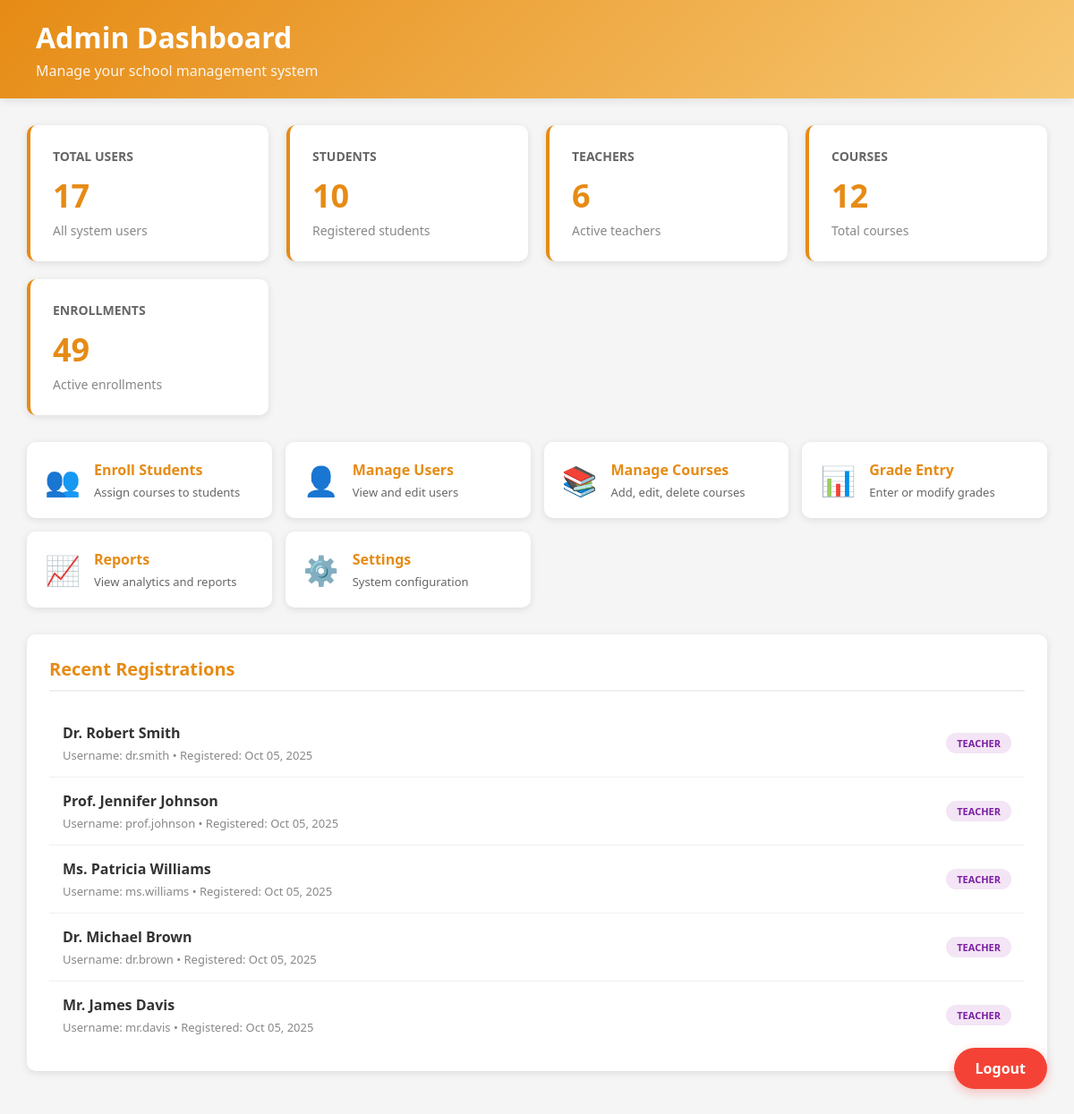
Page /admin_dashboard.php (signed in) on the committed database.
### tables this page shows
CREATE TABLE users (
  id INT AUTO_INCREMENT PRIMARY KEY,
  username VARCHAR(100) UNIQUE NOT NULL,
  password VARCHAR(255) NOT NULL,
  role ENUM('admin','teacher','student') NOT NULL,
  created_at TIMESTAMP DEFAULT CURRENT_TIMESTAMP
);

### admin_dashboard.php (the view, shortened to what this page needs)
<?php
$conn = getDBConnection();
$stats = [];
$stats['users'] = $conn->query("SELECT COUNT(*) as count FROM users")->fetch_assoc()['count'];
$stats['students'] = $conn->query("SELECT COUNT(*) as count FROM students")->fetch_assoc()['count'];
$stats['teachers'] = $conn->query("SELECT COUNT(*) as count FROM teachers")->fetch_assoc()['count'];
$stats['courses'] = $conn->query("SELECT COUNT(*) as count FROM courses")->fetch_assoc()['count'];
$stats['enrollments'] = $conn->query("SELECT COUNT(*) as count FROM enrollments")->fetch_assoc()['count'];
$stats['unenrolled'] = $conn->query("
    SELECT COUNT(*) as count FROM students s
    WHERE NOT EXISTS (SELECT 1 FROM enrollments e WHERE e.student_id = s.id)
")->fetch_assoc()['count'];
$recent_users = $conn->query("
    SELECT u.username, u.role, u.created_at,
           COALESCE(s.name, t.name) as name
    FROM users u
    LEFT JOIN students s ON u.id = s.user_id
    LEFT JOIN teachers t ON u.id = t.user_id
    ORDER BY u.created_at DESC
    LIMIT 5
")->fetch_all(MYSQLI_ASSOC);
?>
<!DOCTYPE html>
<html>
<head>
</head>
<body>
    <div class="header">
        <h1>Admin Dashboard</h1>
        <p>Manage your school management system</p>
    </div>
    <div class="container">
        <div class="stats-grid">
            <div class="stat-card">
                <h3>Total Users</h3>
                <div class="number"><?php echo $stats['users']; ?></div>
                <div class="label">All system users</div>
            </div>
            <div class="stat-card">
                <h3>Students</h3>
                <div class="number"><?php echo $stats['students']; ?></div>
                <div class="label">Registered students</div>
            </div>
            <div class="stat-card">
                <h3>Teachers</h3>
                <div class="number"><?php echo $stats['teachers']; ?></div>
                <div class="label">Active teachers</div>
            </div>
            <div class="stat-card">
                <h3>Courses</h3>
                <div class="number"><?php echo $stats['courses']; ?></div>
                <div class="label">Total courses</div>
            </div>
            <div class="stat-card">
                <h3>Enrollments</h3>
                <div class="number"><?php echo $stats['enrollments']; ?></div>
                <div class="label">Active enrollments</div>
            </div>
        </div>
        <div class="quick-actions">
            <a href="admin_enroll.php" class="action-btn">
                <div class="icon">👥</div>
                <div class="text">
                    <h4>Enroll Students</h4>
                    <p>Assign courses to students</p>
                </div>
            </a>
            <a href="admin_users.php" class="action-btn">
                <div class="icon">👤</div>
                <div class="text">
                    <h4>Manage Users</h4>
                    <p>View and edit users</p>
                </div>
            </a>
            <a href="admin_courses.php" class="action-btn">
                <div class="icon">📚</div>
                <div class="text">
                    <h4>Manage Courses</h4>
                    <p>Add, edit, delete courses</p>
                </div>
            </a>
            <a href="admin_grades.php" class="action-btn">
                <div class="icon">📊</div>
                <div class="text">
                    <h4>Grade Entry</h4>
                    <p>Enter or modify grades</p>
                </div>
            </a>
            <a href="admin_reports.php" class="action-btn">
                <div class="icon">📈</div>
                <div class="text">
                    <h4>Reports</h4>
                    <p>View analytics and reports</p>
                </div>
            </a>
            <a href="admin_settings.php" class="action-btn">
                <div class="icon">⚙️</div>
                <div class="text">
                    <h4>Settings</h4>
                    <p>System configuration</p>
                </div>
            </a>
        </div>
        <div class="content-section">
            <h3 class="section-title">Recent Registrations</h3>
            <?php if (count($recent_users) > 0): ?>
                <?php foreach ($recent_users as $user): ?>
                <div class="user-item">
                    <div class="user-info">
                        <h4><?php echo htmlspecialchars($user['name'] ?: $user['username']); ?></h4>
                        <p>Username: <?php echo htmlspecialchars($user['username']); ?> •
                           Registered: <?php echo date('M d, Y', strtotime($user['created_at'])); ?></p>
                    </div>
                    <span class="role-badge role-<?php echo $user['role']; ?>">
                        <?php echo $user['role']; ?>
                    </span>
                </div>
                <?php endforeach; ?>
            <?php else: ?>
                <p style="text-align: center; padding: 40px; color: #666;">No recent registrations</p>
            <?php endif; ?>
        </div>
    </div>
    <a href="logout.php" class="logout-btn">Logout</a>
</body>
</html>

### admin_dashboard.php (style rules this page uses)
* { margin: 0; padding: 0; box-sizing: border-box; }
body { font-family: 'Segoe UI', Tahoma, Geneva, Verdana, sans-serif; background: #f5f5f5; }
.header { background: linear-gradient(135deg, rgb(230, 139, 21), #f7c873); color: white; padding: 20px 40px; box-shadow: 0 2px 10px rgba(0,0,0,0.1); }
.header h1 { font-size: 32px; margin-bottom: 5px; }
.header p { opacity: 0.9; }
.container { max-width: 1400px; margin: 0 auto; padding: 30px; }
.stats-grid { display: grid; grid-template-columns: repeat(auto-fit, minmax(250px, 1fr)); gap: 20px; margin-bottom: 30px; }
.stat-card { background: white; padding: 25px; border-radius: 10px; box-shadow: 0 2px 8px rgba(0,0,0,0.1); border-left: 4px solid rgb(230, 139, 21); }
.stat-card h3 { color: #666; font-size: 14px; margin-bottom: 10px; text-transform: uppercase; }
.stat-card .number { font-size: 36px; font-weight: bold; color: rgb(230, 139, 21); }
.stat-card .label { color: #888; font-size: 14px; margin-top: 5px; }
.quick-actions { display: grid; grid-template-columns: repeat(auto-fit, minmax(250px, 1fr)); gap: 15px; margin-bottom: 30px; }
.action-btn { background: white; padding: 20px; border-radius: 10px; text-decoration: none; color: #333; box-shadow: 0 2px 8px rgba(0,0,0,0.1); transition: all 0.3s ease; display: flex; align-items: center; gap: 15px; }
.action-btn .icon { font-size: 32px; }
.action-btn .text h4 { color: rgb(230, 139, 21); margin-bottom: 5px; }
.action-btn .text p { color: #666; font-size: 13px; }
.content-section { background: white; padding: 25px; border-radius: 10px; box-shadow: 0 2px 8px rgba(0,0,0,0.1); margin-bottom: 20px; }
.section-title { color: rgb(230, 139, 21); font-size: 20px; margin-bottom: 20px; padding-bottom: 10px; border-bottom: 2px solid #f0f0f0; }
.user-item { padding: 15px; border-bottom: 1px solid #f0f0f0; display: flex; justify-content: space-between; align-items: center; }
.user-item:last-child { border-bottom: none; }
.user-info h4 { color: #333; margin-bottom: 5px; }
.user-info p { color: #888; font-size: 13px; }
.role-badge { padding: 4px 12px; border-radius: 12px; font-size: 11px; font-weight: bold; text-transform: uppercase; }
.role-teacher { background: #f3e5f5; color: #7b1fa2; }
.logout-btn { position: fixed; bottom: 30px; right: 30px; background: #f44336; color: white; padding: 12px 24px; border-radius: 25px; text-decoration: none; box-shadow: 0 4px 12px rgba(244, 67, 54, 0.3); font-weight: bold; }

### rows in the picture
users: username "Dr. Robert Smith", username "dr.smith", created_at "Oct 05, 2025", role "TEACHER"
users: username "Prof. Jennifer Johnson", username "prof.johnson", created_at "Oct 05, 2025", role "TEACHER"
users: username "Ms. Patricia Williams", username "ms.williams", created_at "Oct 05, 2025", role "TEACHER"
users: username "Dr. Michael Brown", username "dr.brown", created_at "Oct 05, 2025", role "TEACHER"
users: username "Mr. James Davis", username "mr.davis", created_at "Oct 05, 2025", role "TEACHER"

### other values in the picture
$stats['users'] "17"
$stats['students'] "10"
$stats['teachers'] "6"
$stats['courses'] "12"
$stats['enrollments'] "49"
